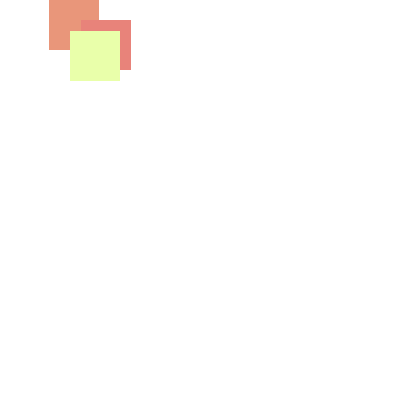
Frame 1 (no input)
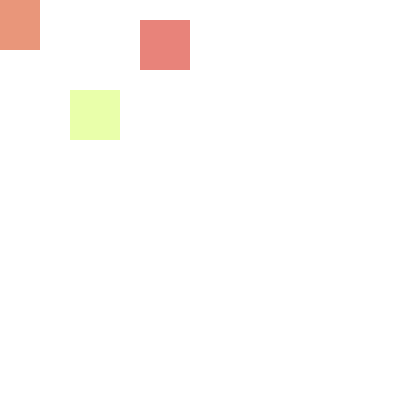
Frame 60 (the mouse pressed at the canvas centre just before this capture)
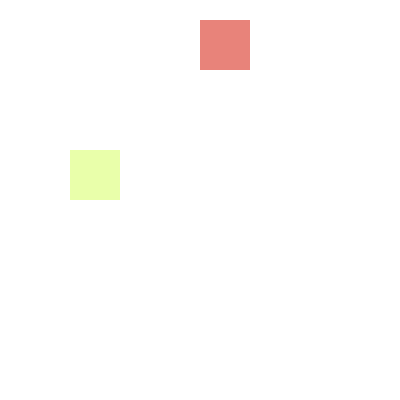
Frame 120 (the mouse held since frame 60 and released just before this capture)

The Processing sketch that drew these frames (run headless with seeded random() and noise(); from frame 60 on, the mouse is pressed at the canvas centre):

// Processing sketch: CS1013_Lab1_Ex1
// ── CS1013_Lab1_Ex1.pde
int i;

void setup() {
size(400, 400);
i=0;
frameRate(200);
}

void draw() {
background(255);
i++;
noStroke();fill(#E9967A);
rect(50-i,0,50,50);
noStroke();fill(#E8837A);
rect(80+i,20,50,50);
noStroke();fill(#E9FFAA);
rect(70,30+i,50,50);
}
